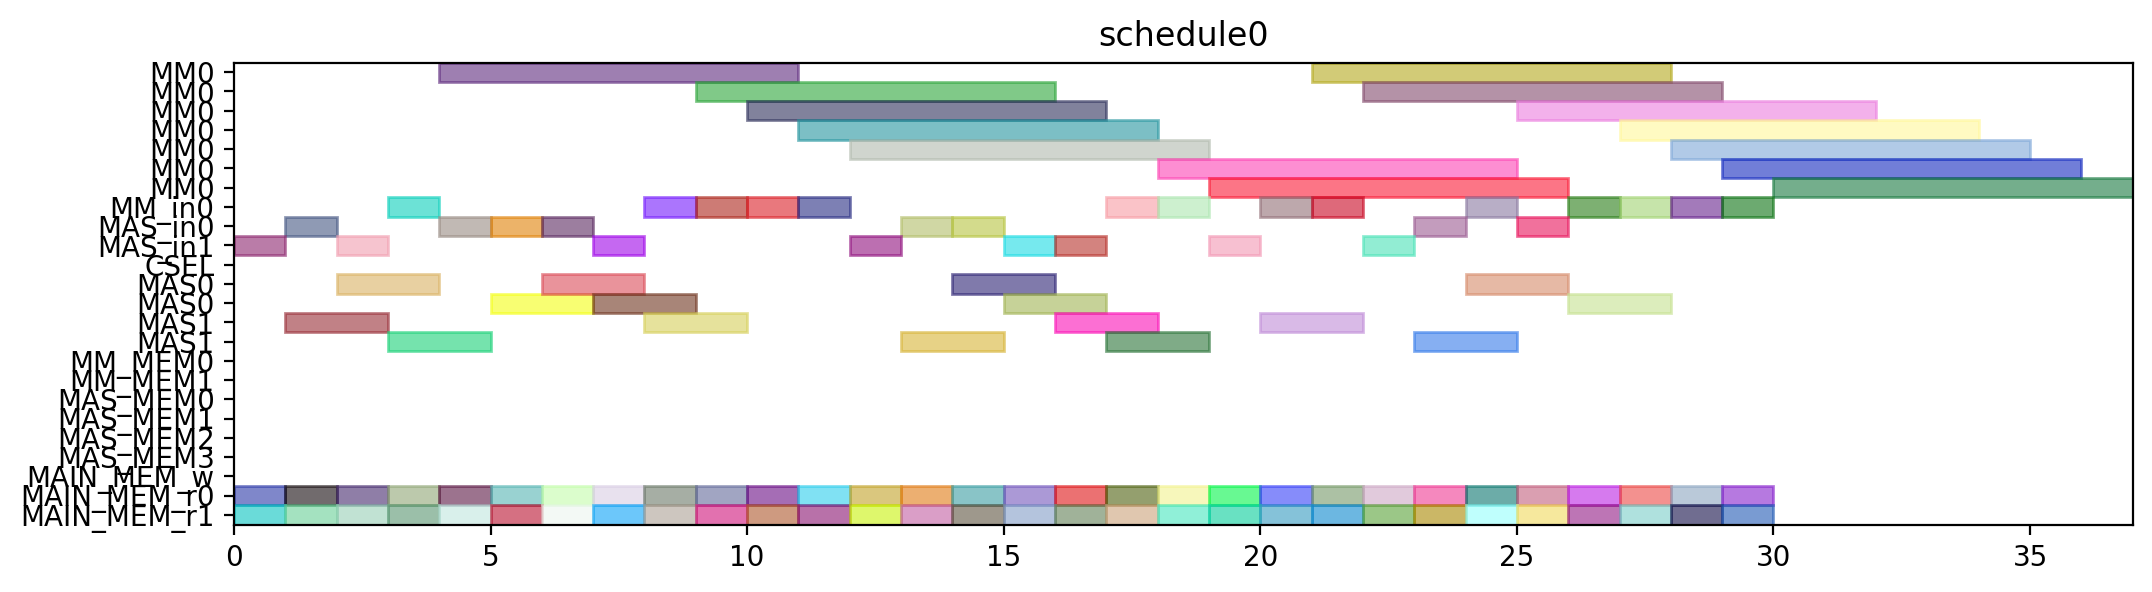

Generate this figure with Python:
from pyschedule import Scenario, solvers, plotters, alt


def solve():
	horizon = 120
	S = Scenario("schedule0", horizon=horizon)

	# resource
	MM = S.Resources('MM', num=1, size=7)
	MM_in = S.Resources('MM_in', num=1)
	MAS_in = S.Resources('MAS_in', num=2)
	CSEL = S.Resource('CSEL')
	MAS = S.Resources('MAS', num=2, size=2, periods=range(1, horizon))
	MM_MEM = S.Resources('MM_MEM', num=2)
	MAS_MEM = S.Resources('MAS_MEM', num=4)
	MAIN_MEM_w = S.Resource('MAIN_MEM_w', size=1)
	MAIN_MEM_r = S.Resources('MAIN_MEM_r', num=2)

	# result of previous scheduling

	# new tasks
	t1_t0 = S.Task('t1_t0', length=7, delay_cost=1)
	t1_t0 += alt(MM)
	t1_t0_in = S.Task('t1_t0_in', length=1, delay_cost=1)
	t1_t0_in += alt(MM_in)
	S += t1_t0_in*MM_in[0]<=t1_t0*MM[0]
	t1_t0_mem0 = S.Task('t1_t0_mem0', length=1, delay_cost=1)
	t1_t0_mem0 += MAIN_MEM_r[0]
	S += t1_t0_mem0 <= t1_t0

	t1_t0_mem1 = S.Task('t1_t0_mem1', length=1, delay_cost=1)
	t1_t0_mem1 += MAIN_MEM_r[1]
	S += t1_t0_mem1 <= t1_t0

	t1_t1 = S.Task('t1_t1', length=7, delay_cost=1)
	t1_t1 += alt(MM)
	t1_t1_in = S.Task('t1_t1_in', length=1, delay_cost=1)
	t1_t1_in += alt(MM_in)
	S += t1_t1_in*MM_in[0]<=t1_t1*MM[0]
	t1_t1_mem0 = S.Task('t1_t1_mem0', length=1, delay_cost=1)
	t1_t1_mem0 += MAIN_MEM_r[0]
	S += t1_t1_mem0 <= t1_t1

	t1_t1_mem1 = S.Task('t1_t1_mem1', length=1, delay_cost=1)
	t1_t1_mem1 += MAIN_MEM_r[1]
	S += t1_t1_mem1 <= t1_t1

	t1_t2 = S.Task('t1_t2', length=2, delay_cost=1)
	t1_t2 += alt(MAS)
	t1_t2_in = S.Task('t1_t2_in', length=1, delay_cost=1)
	t1_t2_in += alt(MAS_in)
	S += t1_t2_in*MAS_in[0]<=t1_t2*MAS[0]

	S += t1_t2_in*MAS_in[1]<=t1_t2*MAS[1]

	t1_t2_mem0 = S.Task('t1_t2_mem0', length=1, delay_cost=1)
	t1_t2_mem0 += MAIN_MEM_r[0]
	S += t1_t2_mem0 <= t1_t2

	t1_t2_mem1 = S.Task('t1_t2_mem1', length=1, delay_cost=1)
	t1_t2_mem1 += MAIN_MEM_r[1]
	S += t1_t2_mem1 <= t1_t2

	t1_t3 = S.Task('t1_t3', length=2, delay_cost=1)
	t1_t3 += alt(MAS)
	t1_t3_in = S.Task('t1_t3_in', length=1, delay_cost=1)
	t1_t3_in += alt(MAS_in)
	S += t1_t3_in*MAS_in[0]<=t1_t3*MAS[0]

	S += t1_t3_in*MAS_in[1]<=t1_t3*MAS[1]

	t1_t3_mem0 = S.Task('t1_t3_mem0', length=1, delay_cost=1)
	t1_t3_mem0 += MAIN_MEM_r[0]
	S += t1_t3_mem0 <= t1_t3

	t1_t3_mem1 = S.Task('t1_t3_mem1', length=1, delay_cost=1)
	t1_t3_mem1 += MAIN_MEM_r[1]
	S += t1_t3_mem1 <= t1_t3

	t2_t0 = S.Task('t2_t0', length=7, delay_cost=1)
	t2_t0 += alt(MM)
	t2_t0_in = S.Task('t2_t0_in', length=1, delay_cost=1)
	t2_t0_in += alt(MM_in)
	S += t2_t0_in*MM_in[0]<=t2_t0*MM[0]
	t2_t0_mem0 = S.Task('t2_t0_mem0', length=1, delay_cost=1)
	t2_t0_mem0 += MAIN_MEM_r[0]
	S += t2_t0_mem0 <= t2_t0

	t2_t0_mem1 = S.Task('t2_t0_mem1', length=1, delay_cost=1)
	t2_t0_mem1 += MAIN_MEM_r[1]
	S += t2_t0_mem1 <= t2_t0

	t2_t1 = S.Task('t2_t1', length=7, delay_cost=1)
	t2_t1 += alt(MM)
	t2_t1_in = S.Task('t2_t1_in', length=1, delay_cost=1)
	t2_t1_in += alt(MM_in)
	S += t2_t1_in*MM_in[0]<=t2_t1*MM[0]
	t2_t1_mem0 = S.Task('t2_t1_mem0', length=1, delay_cost=1)
	t2_t1_mem0 += MAIN_MEM_r[0]
	S += t2_t1_mem0 <= t2_t1

	t2_t1_mem1 = S.Task('t2_t1_mem1', length=1, delay_cost=1)
	t2_t1_mem1 += MAIN_MEM_r[1]
	S += t2_t1_mem1 <= t2_t1

	t2_t2 = S.Task('t2_t2', length=2, delay_cost=1)
	t2_t2 += alt(MAS)
	t2_t2_in = S.Task('t2_t2_in', length=1, delay_cost=1)
	t2_t2_in += alt(MAS_in)
	S += t2_t2_in*MAS_in[0]<=t2_t2*MAS[0]

	S += t2_t2_in*MAS_in[1]<=t2_t2*MAS[1]

	t2_t2_mem0 = S.Task('t2_t2_mem0', length=1, delay_cost=1)
	t2_t2_mem0 += MAIN_MEM_r[0]
	S += t2_t2_mem0 <= t2_t2

	t2_t2_mem1 = S.Task('t2_t2_mem1', length=1, delay_cost=1)
	t2_t2_mem1 += MAIN_MEM_r[1]
	S += t2_t2_mem1 <= t2_t2

	t2_t3 = S.Task('t2_t3', length=2, delay_cost=1)
	t2_t3 += alt(MAS)
	t2_t3_in = S.Task('t2_t3_in', length=1, delay_cost=1)
	t2_t3_in += alt(MAS_in)
	S += t2_t3_in*MAS_in[0]<=t2_t3*MAS[0]

	S += t2_t3_in*MAS_in[1]<=t2_t3*MAS[1]

	t2_t3_mem0 = S.Task('t2_t3_mem0', length=1, delay_cost=1)
	t2_t3_mem0 += MAIN_MEM_r[0]
	S += t2_t3_mem0 <= t2_t3

	t2_t3_mem1 = S.Task('t2_t3_mem1', length=1, delay_cost=1)
	t2_t3_mem1 += MAIN_MEM_r[1]
	S += t2_t3_mem1 <= t2_t3

	t0_t0 = S.Task('t0_t0', length=7, delay_cost=1)
	t0_t0 += alt(MM)
	t0_t0_in = S.Task('t0_t0_in', length=1, delay_cost=1)
	t0_t0_in += alt(MM_in)
	S += t0_t0_in*MM_in[0]<=t0_t0*MM[0]
	t0_t0_mem0 = S.Task('t0_t0_mem0', length=1, delay_cost=1)
	t0_t0_mem0 += MAIN_MEM_r[0]
	S += t0_t0_mem0 <= t0_t0

	t0_t0_mem1 = S.Task('t0_t0_mem1', length=1, delay_cost=1)
	t0_t0_mem1 += MAIN_MEM_r[1]
	S += t0_t0_mem1 <= t0_t0

	t0_t1 = S.Task('t0_t1', length=7, delay_cost=1)
	t0_t1 += alt(MM)
	t0_t1_in = S.Task('t0_t1_in', length=1, delay_cost=1)
	t0_t1_in += alt(MM_in)
	S += t0_t1_in*MM_in[0]<=t0_t1*MM[0]
	t0_t1_mem0 = S.Task('t0_t1_mem0', length=1, delay_cost=1)
	t0_t1_mem0 += MAIN_MEM_r[0]
	S += t0_t1_mem0 <= t0_t1

	t0_t1_mem1 = S.Task('t0_t1_mem1', length=1, delay_cost=1)
	t0_t1_mem1 += MAIN_MEM_r[1]
	S += t0_t1_mem1 <= t0_t1

	t0_t2 = S.Task('t0_t2', length=2, delay_cost=1)
	t0_t2 += alt(MAS)
	t0_t2_in = S.Task('t0_t2_in', length=1, delay_cost=1)
	t0_t2_in += alt(MAS_in)
	S += t0_t2_in*MAS_in[0]<=t0_t2*MAS[0]

	S += t0_t2_in*MAS_in[1]<=t0_t2*MAS[1]

	t0_t2_mem0 = S.Task('t0_t2_mem0', length=1, delay_cost=1)
	t0_t2_mem0 += MAIN_MEM_r[0]
	S += t0_t2_mem0 <= t0_t2

	t0_t2_mem1 = S.Task('t0_t2_mem1', length=1, delay_cost=1)
	t0_t2_mem1 += MAIN_MEM_r[1]
	S += t0_t2_mem1 <= t0_t2

	t0_t3 = S.Task('t0_t3', length=2, delay_cost=1)
	t0_t3 += alt(MAS)
	t0_t3_in = S.Task('t0_t3_in', length=1, delay_cost=1)
	t0_t3_in += alt(MAS_in)
	S += t0_t3_in*MAS_in[0]<=t0_t3*MAS[0]

	S += t0_t3_in*MAS_in[1]<=t0_t3*MAS[1]

	t0_t3_mem0 = S.Task('t0_t3_mem0', length=1, delay_cost=1)
	t0_t3_mem0 += MAIN_MEM_r[0]
	S += t0_t3_mem0 <= t0_t3

	t0_t3_mem1 = S.Task('t0_t3_mem1', length=1, delay_cost=1)
	t0_t3_mem1 += MAIN_MEM_r[1]
	S += t0_t3_mem1 <= t0_t3

	t4_t0_t0 = S.Task('t4_t0_t0', length=7, delay_cost=1)
	t4_t0_t0 += alt(MM)
	t4_t0_t0_in = S.Task('t4_t0_t0_in', length=1, delay_cost=1)
	t4_t0_t0_in += alt(MM_in)
	S += t4_t0_t0_in*MM_in[0]<=t4_t0_t0*MM[0]
	t4_t0_t0_mem0 = S.Task('t4_t0_t0_mem0', length=1, delay_cost=1)
	t4_t0_t0_mem0 += MAIN_MEM_r[0]
	S += t4_t0_t0_mem0 <= t4_t0_t0

	t4_t0_t0_mem1 = S.Task('t4_t0_t0_mem1', length=1, delay_cost=1)
	t4_t0_t0_mem1 += MAIN_MEM_r[1]
	S += t4_t0_t0_mem1 <= t4_t0_t0

	t4_t0_t1 = S.Task('t4_t0_t1', length=7, delay_cost=1)
	t4_t0_t1 += alt(MM)
	t4_t0_t1_in = S.Task('t4_t0_t1_in', length=1, delay_cost=1)
	t4_t0_t1_in += alt(MM_in)
	S += t4_t0_t1_in*MM_in[0]<=t4_t0_t1*MM[0]
	t4_t0_t1_mem0 = S.Task('t4_t0_t1_mem0', length=1, delay_cost=1)
	t4_t0_t1_mem0 += MAIN_MEM_r[0]
	S += t4_t0_t1_mem0 <= t4_t0_t1

	t4_t0_t1_mem1 = S.Task('t4_t0_t1_mem1', length=1, delay_cost=1)
	t4_t0_t1_mem1 += MAIN_MEM_r[1]
	S += t4_t0_t1_mem1 <= t4_t0_t1

	t4_t0_t2 = S.Task('t4_t0_t2', length=2, delay_cost=1)
	t4_t0_t2 += alt(MAS)
	t4_t0_t2_in = S.Task('t4_t0_t2_in', length=1, delay_cost=1)
	t4_t0_t2_in += alt(MAS_in)
	S += t4_t0_t2_in*MAS_in[0]<=t4_t0_t2*MAS[0]

	S += t4_t0_t2_in*MAS_in[1]<=t4_t0_t2*MAS[1]

	t4_t0_t2_mem0 = S.Task('t4_t0_t2_mem0', length=1, delay_cost=1)
	t4_t0_t2_mem0 += MAIN_MEM_r[0]
	S += t4_t0_t2_mem0 <= t4_t0_t2

	t4_t0_t2_mem1 = S.Task('t4_t0_t2_mem1', length=1, delay_cost=1)
	t4_t0_t2_mem1 += MAIN_MEM_r[1]
	S += t4_t0_t2_mem1 <= t4_t0_t2

	t4_t0_t3 = S.Task('t4_t0_t3', length=2, delay_cost=1)
	t4_t0_t3 += alt(MAS)
	t4_t0_t3_in = S.Task('t4_t0_t3_in', length=1, delay_cost=1)
	t4_t0_t3_in += alt(MAS_in)
	S += t4_t0_t3_in*MAS_in[0]<=t4_t0_t3*MAS[0]

	S += t4_t0_t3_in*MAS_in[1]<=t4_t0_t3*MAS[1]

	t4_t0_t3_mem0 = S.Task('t4_t0_t3_mem0', length=1, delay_cost=1)
	t4_t0_t3_mem0 += MAIN_MEM_r[0]
	S += t4_t0_t3_mem0 <= t4_t0_t3

	t4_t0_t3_mem1 = S.Task('t4_t0_t3_mem1', length=1, delay_cost=1)
	t4_t0_t3_mem1 += MAIN_MEM_r[1]
	S += t4_t0_t3_mem1 <= t4_t0_t3

	t4_t1_t0 = S.Task('t4_t1_t0', length=7, delay_cost=1)
	t4_t1_t0 += alt(MM)
	t4_t1_t0_in = S.Task('t4_t1_t0_in', length=1, delay_cost=1)
	t4_t1_t0_in += alt(MM_in)
	S += t4_t1_t0_in*MM_in[0]<=t4_t1_t0*MM[0]
	t4_t1_t0_mem0 = S.Task('t4_t1_t0_mem0', length=1, delay_cost=1)
	t4_t1_t0_mem0 += MAIN_MEM_r[0]
	S += t4_t1_t0_mem0 <= t4_t1_t0

	t4_t1_t0_mem1 = S.Task('t4_t1_t0_mem1', length=1, delay_cost=1)
	t4_t1_t0_mem1 += MAIN_MEM_r[1]
	S += t4_t1_t0_mem1 <= t4_t1_t0

	t4_t1_t1 = S.Task('t4_t1_t1', length=7, delay_cost=1)
	t4_t1_t1 += alt(MM)
	t4_t1_t1_in = S.Task('t4_t1_t1_in', length=1, delay_cost=1)
	t4_t1_t1_in += alt(MM_in)
	S += t4_t1_t1_in*MM_in[0]<=t4_t1_t1*MM[0]
	t4_t1_t1_mem0 = S.Task('t4_t1_t1_mem0', length=1, delay_cost=1)
	t4_t1_t1_mem0 += MAIN_MEM_r[0]
	S += t4_t1_t1_mem0 <= t4_t1_t1

	t4_t1_t1_mem1 = S.Task('t4_t1_t1_mem1', length=1, delay_cost=1)
	t4_t1_t1_mem1 += MAIN_MEM_r[1]
	S += t4_t1_t1_mem1 <= t4_t1_t1

	t4_t1_t2 = S.Task('t4_t1_t2', length=2, delay_cost=1)
	t4_t1_t2 += alt(MAS)
	t4_t1_t2_in = S.Task('t4_t1_t2_in', length=1, delay_cost=1)
	t4_t1_t2_in += alt(MAS_in)
	S += t4_t1_t2_in*MAS_in[0]<=t4_t1_t2*MAS[0]

	S += t4_t1_t2_in*MAS_in[1]<=t4_t1_t2*MAS[1]

	t4_t1_t2_mem0 = S.Task('t4_t1_t2_mem0', length=1, delay_cost=1)
	t4_t1_t2_mem0 += MAIN_MEM_r[0]
	S += t4_t1_t2_mem0 <= t4_t1_t2

	t4_t1_t2_mem1 = S.Task('t4_t1_t2_mem1', length=1, delay_cost=1)
	t4_t1_t2_mem1 += MAIN_MEM_r[1]
	S += t4_t1_t2_mem1 <= t4_t1_t2

	t4_t1_t3 = S.Task('t4_t1_t3', length=2, delay_cost=1)
	t4_t1_t3 += alt(MAS)
	t4_t1_t3_in = S.Task('t4_t1_t3_in', length=1, delay_cost=1)
	t4_t1_t3_in += alt(MAS_in)
	S += t4_t1_t3_in*MAS_in[0]<=t4_t1_t3*MAS[0]

	S += t4_t1_t3_in*MAS_in[1]<=t4_t1_t3*MAS[1]

	t4_t1_t3_mem0 = S.Task('t4_t1_t3_mem0', length=1, delay_cost=1)
	t4_t1_t3_mem0 += MAIN_MEM_r[0]
	S += t4_t1_t3_mem0 <= t4_t1_t3

	t4_t1_t3_mem1 = S.Task('t4_t1_t3_mem1', length=1, delay_cost=1)
	t4_t1_t3_mem1 += MAIN_MEM_r[1]
	S += t4_t1_t3_mem1 <= t4_t1_t3

	t4_t2_t0 = S.Task('t4_t2_t0', length=7, delay_cost=1)
	t4_t2_t0 += alt(MM)
	t4_t2_t0_in = S.Task('t4_t2_t0_in', length=1, delay_cost=1)
	t4_t2_t0_in += alt(MM_in)
	S += t4_t2_t0_in*MM_in[0]<=t4_t2_t0*MM[0]
	t4_t2_t0_mem0 = S.Task('t4_t2_t0_mem0', length=1, delay_cost=1)
	t4_t2_t0_mem0 += MAIN_MEM_r[0]
	S += t4_t2_t0_mem0 <= t4_t2_t0

	t4_t2_t0_mem1 = S.Task('t4_t2_t0_mem1', length=1, delay_cost=1)
	t4_t2_t0_mem1 += MAIN_MEM_r[1]
	S += t4_t2_t0_mem1 <= t4_t2_t0

	t4_t2_t1 = S.Task('t4_t2_t1', length=7, delay_cost=1)
	t4_t2_t1 += alt(MM)
	t4_t2_t1_in = S.Task('t4_t2_t1_in', length=1, delay_cost=1)
	t4_t2_t1_in += alt(MM_in)
	S += t4_t2_t1_in*MM_in[0]<=t4_t2_t1*MM[0]
	t4_t2_t1_mem0 = S.Task('t4_t2_t1_mem0', length=1, delay_cost=1)
	t4_t2_t1_mem0 += MAIN_MEM_r[0]
	S += t4_t2_t1_mem0 <= t4_t2_t1

	t4_t2_t1_mem1 = S.Task('t4_t2_t1_mem1', length=1, delay_cost=1)
	t4_t2_t1_mem1 += MAIN_MEM_r[1]
	S += t4_t2_t1_mem1 <= t4_t2_t1

	t4_t2_t2 = S.Task('t4_t2_t2', length=2, delay_cost=1)
	t4_t2_t2 += alt(MAS)
	t4_t2_t2_in = S.Task('t4_t2_t2_in', length=1, delay_cost=1)
	t4_t2_t2_in += alt(MAS_in)
	S += t4_t2_t2_in*MAS_in[0]<=t4_t2_t2*MAS[0]

	S += t4_t2_t2_in*MAS_in[1]<=t4_t2_t2*MAS[1]

	t4_t2_t2_mem0 = S.Task('t4_t2_t2_mem0', length=1, delay_cost=1)
	t4_t2_t2_mem0 += MAIN_MEM_r[0]
	S += t4_t2_t2_mem0 <= t4_t2_t2

	t4_t2_t2_mem1 = S.Task('t4_t2_t2_mem1', length=1, delay_cost=1)
	t4_t2_t2_mem1 += MAIN_MEM_r[1]
	S += t4_t2_t2_mem1 <= t4_t2_t2

	t4_t2_t3 = S.Task('t4_t2_t3', length=2, delay_cost=1)
	t4_t2_t3 += alt(MAS)
	t4_t2_t3_in = S.Task('t4_t2_t3_in', length=1, delay_cost=1)
	t4_t2_t3_in += alt(MAS_in)
	S += t4_t2_t3_in*MAS_in[0]<=t4_t2_t3*MAS[0]

	S += t4_t2_t3_in*MAS_in[1]<=t4_t2_t3*MAS[1]

	t4_t2_t3_mem0 = S.Task('t4_t2_t3_mem0', length=1, delay_cost=1)
	t4_t2_t3_mem0 += MAIN_MEM_r[0]
	S += t4_t2_t3_mem0 <= t4_t2_t3

	t4_t2_t3_mem1 = S.Task('t4_t2_t3_mem1', length=1, delay_cost=1)
	t4_t2_t3_mem1 += MAIN_MEM_r[1]
	S += t4_t2_t3_mem1 <= t4_t2_t3

	t4_t40 = S.Task('t4_t40', length=2, delay_cost=1)
	t4_t40 += alt(MAS)
	t4_t40_in = S.Task('t4_t40_in', length=1, delay_cost=1)
	t4_t40_in += alt(MAS_in)
	S += t4_t40_in*MAS_in[0]<=t4_t40*MAS[0]

	S += t4_t40_in*MAS_in[1]<=t4_t40*MAS[1]

	t4_t40_mem0 = S.Task('t4_t40_mem0', length=1, delay_cost=1)
	t4_t40_mem0 += MAIN_MEM_r[0]
	S += t4_t40_mem0 <= t4_t40

	t4_t40_mem1 = S.Task('t4_t40_mem1', length=1, delay_cost=1)
	t4_t40_mem1 += MAIN_MEM_r[1]
	S += t4_t40_mem1 <= t4_t40

	t4_t41 = S.Task('t4_t41', length=2, delay_cost=1)
	t4_t41 += alt(MAS)
	t4_t41_in = S.Task('t4_t41_in', length=1, delay_cost=1)
	t4_t41_in += alt(MAS_in)
	S += t4_t41_in*MAS_in[0]<=t4_t41*MAS[0]

	S += t4_t41_in*MAS_in[1]<=t4_t41*MAS[1]

	t4_t41_mem0 = S.Task('t4_t41_mem0', length=1, delay_cost=1)
	t4_t41_mem0 += MAIN_MEM_r[0]
	S += t4_t41_mem0 <= t4_t41

	t4_t41_mem1 = S.Task('t4_t41_mem1', length=1, delay_cost=1)
	t4_t41_mem1 += MAIN_MEM_r[1]
	S += t4_t41_mem1 <= t4_t41

	t4_t50 = S.Task('t4_t50', length=2, delay_cost=1)
	t4_t50 += alt(MAS)
	t4_t50_in = S.Task('t4_t50_in', length=1, delay_cost=1)
	t4_t50_in += alt(MAS_in)
	S += t4_t50_in*MAS_in[0]<=t4_t50*MAS[0]

	S += t4_t50_in*MAS_in[1]<=t4_t50*MAS[1]

	t4_t50_mem0 = S.Task('t4_t50_mem0', length=1, delay_cost=1)
	t4_t50_mem0 += MAIN_MEM_r[0]
	S += t4_t50_mem0 <= t4_t50

	t4_t50_mem1 = S.Task('t4_t50_mem1', length=1, delay_cost=1)
	t4_t50_mem1 += MAIN_MEM_r[1]
	S += t4_t50_mem1 <= t4_t50

	t4_t51 = S.Task('t4_t51', length=2, delay_cost=1)
	t4_t51 += alt(MAS)
	t4_t51_in = S.Task('t4_t51_in', length=1, delay_cost=1)
	t4_t51_in += alt(MAS_in)
	S += t4_t51_in*MAS_in[0]<=t4_t51*MAS[0]

	S += t4_t51_in*MAS_in[1]<=t4_t51*MAS[1]

	t4_t51_mem0 = S.Task('t4_t51_mem0', length=1, delay_cost=1)
	t4_t51_mem0 += MAIN_MEM_r[0]
	S += t4_t51_mem0 <= t4_t51

	t4_t51_mem1 = S.Task('t4_t51_mem1', length=1, delay_cost=1)
	t4_t51_mem1 += MAIN_MEM_r[1]
	S += t4_t51_mem1 <= t4_t51

	t4_t8_t0 = S.Task('t4_t8_t0', length=7, delay_cost=1)
	t4_t8_t0 += alt(MM)
	t4_t8_t0_in = S.Task('t4_t8_t0_in', length=1, delay_cost=1)
	t4_t8_t0_in += alt(MM_in)
	S += t4_t8_t0_in*MM_in[0]<=t4_t8_t0*MM[0]
	t4_t8_t0_mem0 = S.Task('t4_t8_t0_mem0', length=1, delay_cost=1)
	t4_t8_t0_mem0 += MAIN_MEM_r[0]
	S += t4_t8_t0_mem0 <= t4_t8_t0

	t4_t8_t0_mem1 = S.Task('t4_t8_t0_mem1', length=1, delay_cost=1)
	t4_t8_t0_mem1 += MAIN_MEM_r[1]
	S += t4_t8_t0_mem1 <= t4_t8_t0

	t4_t8_t1 = S.Task('t4_t8_t1', length=7, delay_cost=1)
	t4_t8_t1 += alt(MM)
	t4_t8_t1_in = S.Task('t4_t8_t1_in', length=1, delay_cost=1)
	t4_t8_t1_in += alt(MM_in)
	S += t4_t8_t1_in*MM_in[0]<=t4_t8_t1*MM[0]
	t4_t8_t1_mem0 = S.Task('t4_t8_t1_mem0', length=1, delay_cost=1)
	t4_t8_t1_mem0 += MAIN_MEM_r[0]
	S += t4_t8_t1_mem0 <= t4_t8_t1

	t4_t8_t1_mem1 = S.Task('t4_t8_t1_mem1', length=1, delay_cost=1)
	t4_t8_t1_mem1 += MAIN_MEM_r[1]
	S += t4_t8_t1_mem1 <= t4_t8_t1

	solvers.mip.solve(S,msg=1,kind='CPLEX',ratio_gap=1.01)

	solution = [['hoge']*len(S.solution()[1]) for i in range(len(S.solution()))]
	for i in range(len(S.solution())):
		for j in range(len(S.solution()[i])):
			solution[i][j]=str(S.solution()[i][j])
	print(solution)

	cycles = int(solution[-1][3])

	pic_file_name = "/mnt/rose/usr1/fukuda/ABE/multiRAM_multiMAS_16mux/scheduling_result/stage7MM1_stage2MAS2/SPARSE/schedule0.png"
	if(S.solution() != []):
		plotters.matplotlib.plot(S,img_filename=pic_file_name, show_task_labels=False, fig_size=(cycles*0.25+3, 3))

	return solution
